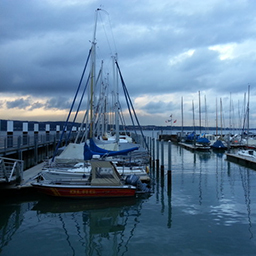
//> input picture image/filter_test.jpg, 256 x 256 px
$ ./예제_9.5.3   (built with g++ and OpenCV 4)
//> lines starting //> are read from the running program, lines starting //| are printed output that depends on the picture
#include <opencv2/opencv.hpp>
using namespace cv;
using namespace std;

void log_mag(Mat complex_mat, Mat& dst)
{
	Mat  planes[2];
	split(complex_mat, planes);
	magnitude(planes[0], planes[1], dst);
	log(dst + 1, dst);
	normalize(dst, dst, 0, 255, NORM_MINMAX);
	dst.convertTo(dst, CV_8U);
}

void shuffling(Mat mag_img, Mat& dst)
{
	int  cx = mag_img.cols / 2;
	int  cy = mag_img.rows / 2;
	Rect q1(cx, 0, cx, cy);		// 1사분면 사각형
	Rect q2(0, 0, cx, cy);		// 2사분면 사각형
	Rect q3(0, cy, cx, cy);		// 3사분면 사각형
	Rect q4(cx, cy, cx, cy);		// 4사분면 사각형

	dst = Mat(mag_img.size(), mag_img.type());
	mag_img(q1).copyTo(dst(q3));
	mag_img(q3).copyTo(dst(q1));
	mag_img(q2).copyTo(dst(q4));
	mag_img(q4).copyTo(dst(q2));
}

Mat scramble(Mat signal)
{
	Mat dst = signal.clone();
	for (int i = 0, j = 0; i<dst.cols - 1; i++)
	{
		if (i > j) {
			swap(dst.at<Vec2f>(i), dst.at<Vec2f>(j));
		}

		int m = dst.cols >> 1;
		while ((j >= m) && (m >= 2))
		{
			j -= m;
			m >>= 1;
		}
		j += m;
	}
	return dst;
}

void zeropadding(Mat img, Mat& dst)
{
	int  m = 1 << (int)ceil(log2(img.rows));
	int  n = 1 << (int)ceil(log2(img.cols));

	dst= Mat(m, n, img.type(), Scalar(0));

	Rect rect(Point(0, 0), img.size());
	img.copyTo(dst(rect));
	dst.convertTo(dst, CV_32F);
}

void butterfly(Mat& dst, int dir)
{
	int length = dst.cols;
	int pair = 1;
	for (int k = 0; k< ceil(log2(length)); k++)
	{
		int half_pair = pair;
		pair <<= 1;
		float theta = dir * (-2.0 * CV_PI / pair);
		float wpr = -2.0 * sin(0.5*theta) * sin(0.5*theta);
		float wpi = sin(theta);
		float wre = 1.0;
		float wim = 0.0;

		for (int m = 0; m < half_pair; m++) {
			for (int even = m; even < length; even += pair)
			{
				int odd = even + half_pair;
				Vec2f G_even = dst.at<Vec2f>(even);
				Vec2f G_odd = dst.at<Vec2f>(odd);

				Vec2f G_odd_exp(0, 0);
				G_odd_exp[0] = G_odd[0] * wre - G_odd[1] * wim;
				G_odd_exp[1] = G_odd[1] * wre + G_odd[0] * wim;

				dst.at<Vec2f>(even) = G_even + G_odd_exp;
				dst.at<Vec2f>(odd) = G_even - G_odd_exp;
			}
			float tmp = wre;
			wre += tmp * wpr - wim * wpi;
			wim += wim * wpr + tmp * wpi;
		}
	}
	if (dir == -1)	dst /= dst.cols;
}

void FFT_2D(Mat complex_img, Mat& dst, int dir)
{
	dst = Mat(complex_img.size(), complex_img.type());
	for (int i = 0; i < complex_img.rows; i++)
	{
		Mat scr_sn = scramble(complex_img.row(i));
		butterfly(scr_sn, dir);
		scr_sn.copyTo(dst.row(i));
	}
	transpose(dst, dst);
	for (int i = 0; i < dst.rows; i++){

		Mat scr_sn = scramble(dst.row(i));
		butterfly(scr_sn, dir);
		scr_sn.copyTo(dst.row(i));
	}

	transpose(dst, dst);
}

// 저주파 통과 필터 생성
Mat get_lowpassFilter(Size size, int radius)
{
	Point center = (size / 2);
	Mat filter(size, CV_32FC2, Vec2f(0, 0));
	circle(filter, center, radius, Vec2f(1, 1), -1);
	return filter;
}
// 고주파 통과 필터 생성
Mat get_highpassFilter(Size size, int radius)
{
	Point center = (size / 2);
	Mat filter(size, CV_32FC2, Vec2f(1, 1));
	circle(filter, center, radius, Vec2f(0, 0), -1);
	return filter;
}

//주파수 공간 필터링 수행
void passFiltering(Mat dft_mat, Mat filter, Mat dst[2])
{
	Mat filtered_mat, filtered_img, img_tmp[2];
	multiply(dft_mat, filter, filtered_mat);			//원소간 곱셈
	log_mag(filtered_mat, dst[0]);

	shuffling(filtered_mat, filtered_mat);					// 역셔플링
	FFT_2D(filtered_mat, filtered_img, -1);				//푸리에 역변환
	split(filtered_img, img_tmp);
	img_tmp[0].convertTo(dst[1], CV_8U);
}

int main()
{
	Mat image = imread("../../image/filter_test.jpg", 0);
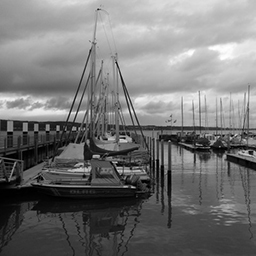
//> image: 256 rows x 256 cols, CV_8UC1; min 0, max 255, mean 117.1
	CV_Assert(image.data);

	Mat pad_img, complex_img, dft_mat, dft_img;
	Mat low_dst[2], high_dst[2];

	// FFT 수행 및 셔플링
	zeropadding(image, pad_img);
	Mat  tmp[] = { pad_img, Mat::zeros(pad_img.size(), pad_img.type()) };
//> tmp[1]: 256 rows x 256 cols, CV_32FC1; every value is 0
	merge(tmp, 2, complex_img);
	FFT_2D(complex_img, dft_mat, 1);
	shuffling(dft_mat, dft_mat);
	log_mag(dft_mat, dft_img);

	// 필터 생성 및 필터링 수행
	Mat low_filter = get_lowpassFilter(dft_mat.size(), 50);
	Mat high_filter = get_highpassFilter(dft_mat.size(), 20);
	passFiltering(dft_mat, low_filter, low_dst);
//> in log_mag (call 2), `normalize(dst, dst, 0, 255, NORM_MINMAX);`:
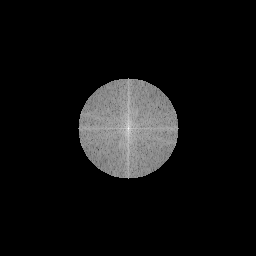
//> dst: 256 rows x 256 cols, CV_32FC1; min 0, max 255, mean 17.4; drawn with min black and max white
	passFiltering(dft_mat, high_filter, high_dst);
//> in log_mag (call 3), `split(complex_mat, planes);`:
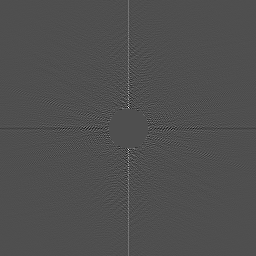
//> planes[0]: 256 rows x 256 cols, CV_32FC1; min -41300.6, max 91714.9, mean 37; drawn with min black and max white
//> in log_mag (call 3), `normalize(dst, dst, 0, 255, NORM_MINMAX);`:
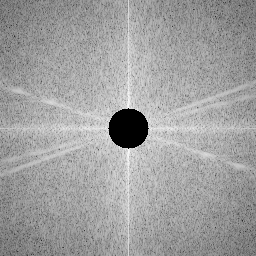
//> dst: 256 rows x 256 cols, CV_32FC1; min 0, max 255, mean 160
//> in passFiltering (call 2), `split(filtered_img, img_tmp);`:
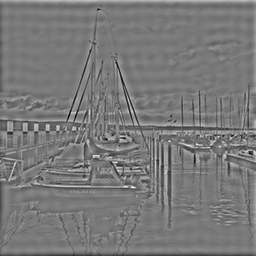
//> img_tmp[0]: 256 rows x 256 cols, CV_32FC1; min -132.9, max 146.1, mean 0; drawn with min black and max white
//> in passFiltering (call 2), `split(filtered_img, img_tmp);`:
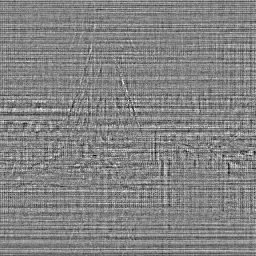
//> img_tmp[1]: 256 rows x 256 cols, CV_32FC1; min -3.22e-05, max 3e-05, mean 0; drawn with min black and max white
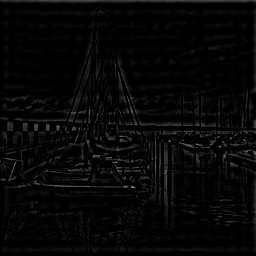
//> high_dst[1]: 256 rows x 256 cols, CV_8UC1; min 0, max 146, mean 6.4

	imshow("image", image);
	imshow("dft_img", dft_img);
	imshow("lowpassed_dft", low_dst[0]);		// 필터된 스펙트럼 영상
	imshow("lowpassed_img", low_dst[1]);	// 푸리에 환원 영상
	imshow("highpassed_dft", high_dst[0]);
	imshow("highpassed_img", high_dst[1]);
	waitKey();
	return 0;
}

$ run again, with image/affine_test.jpg copied over image/filter_test.jpg
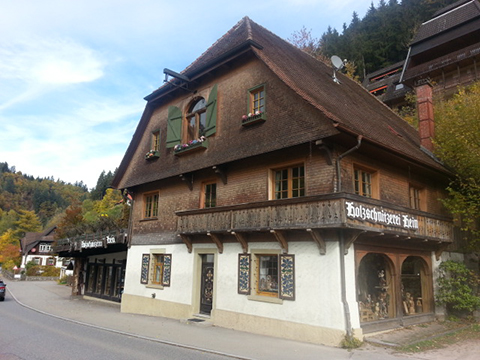
//> input picture image/affine_test.jpg, 480 x 360 px
//> in passFiltering (call 2), `split(filtered_img, img_tmp);`:
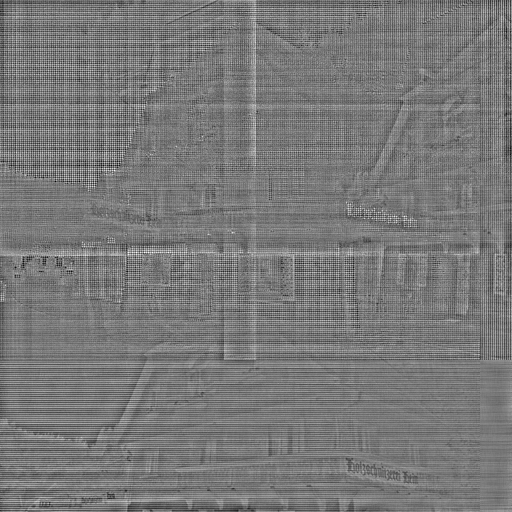
//> img_tmp[1]: 512 rows x 512 cols, CV_32FC1; min -0.000102, max 0.000113, mean 2.84e-14; drawn with min black and max white
//> `passFiltering(dft_mat, high_filter, high_dst);`:
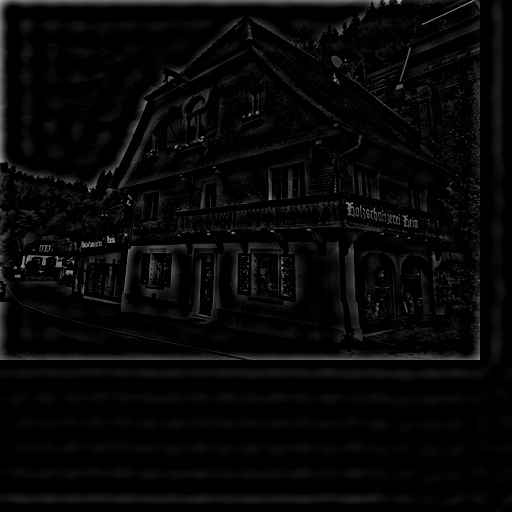
//> high_dst[1]: 512 rows x 512 cols, CV_8UC1; min 0, max 177, mean 7.3

$ run again, with image/affine_test5.jpg copied over image/filter_test.jpg
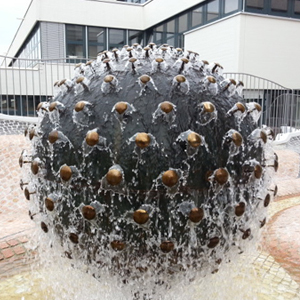
//> input picture image/affine_test5.jpg, 300 x 300 px
//> in passFiltering (call 2), `split(filtered_img, img_tmp);`:
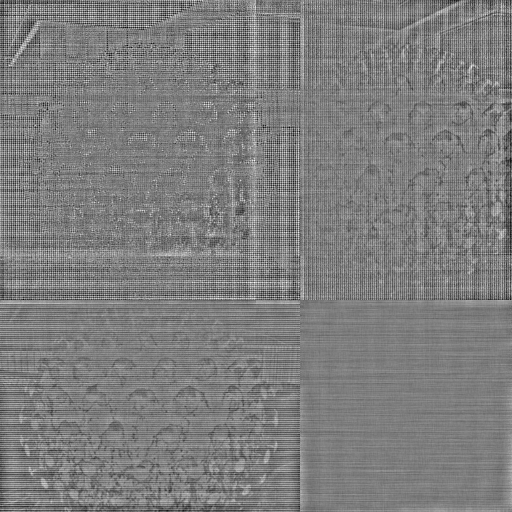
//> img_tmp[1]: 512 rows x 512 cols, CV_32FC1; min -9.9e-05, max 0.000101, mean -9.95e-14; drawn with min black and max white
//> `passFiltering(dft_mat, high_filter, high_dst);`:
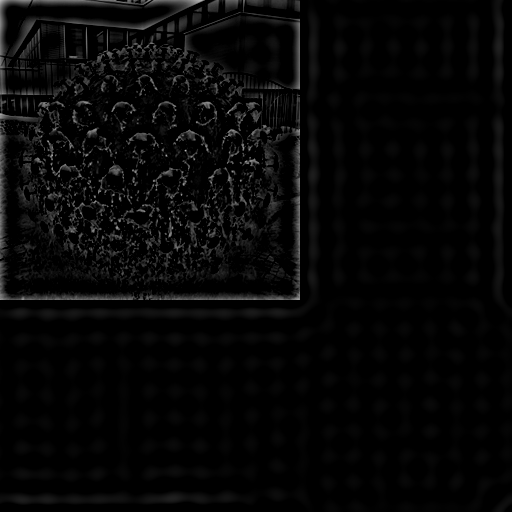
//> high_dst[1]: 512 rows x 512 cols, CV_8UC1; min 0, max 191, mean 7
